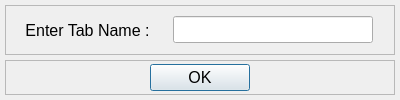
<?xml version="1.0" encoding="UTF-8"?>
<ui version="4.0">
 <class>add_tab_dialog</class>
 <widget class="QDialog" name="add_tab_dialog">
  <property name="windowModality">
   <enum>Qt::ApplicationModal</enum>
  </property>
  <property name="geometry">
   <rect>
    <x>0</x>
    <y>0</y>
    <width>400</width>
    <height>100</height>
   </rect>
  </property>
  <property name="sizePolicy">
   <sizepolicy hsizetype="Fixed" vsizetype="Fixed">
    <horstretch>0</horstretch>
    <verstretch>0</verstretch>
   </sizepolicy>
  </property>
  <property name="minimumSize">
   <size>
    <width>400</width>
    <height>100</height>
   </size>
  </property>
  <property name="maximumSize">
   <size>
    <width>400</width>
    <height>100</height>
   </size>
  </property>
  <property name="font">
   <font>
    <pointsize>12</pointsize>
   </font>
  </property>
  <property name="windowTitle">
   <string>Add Tab</string>
  </property>
  <layout class="QVBoxLayout" name="verticalLayout">
   <property name="spacing">
    <number>5</number>
   </property>
   <property name="leftMargin">
    <number>5</number>
   </property>
   <property name="topMargin">
    <number>5</number>
   </property>
   <property name="rightMargin">
    <number>5</number>
   </property>
   <property name="bottomMargin">
    <number>5</number>
   </property>
   <item>
    <widget class="QFrame" name="frame">
     <property name="frameShape">
      <enum>QFrame::StyledPanel</enum>
     </property>
     <property name="frameShadow">
      <enum>QFrame::Raised</enum>
     </property>
     <layout class="QHBoxLayout" name="horizontalLayout">
      <property name="spacing">
       <number>0</number>
      </property>
      <property name="leftMargin">
       <number>0</number>
      </property>
      <property name="topMargin">
       <number>0</number>
      </property>
      <property name="rightMargin">
       <number>0</number>
      </property>
      <property name="bottomMargin">
       <number>0</number>
      </property>
      <item>
       <widget class="QLabel" name="label">
        <property name="sizePolicy">
         <sizepolicy hsizetype="Maximum" vsizetype="Preferred">
          <horstretch>0</horstretch>
          <verstretch>0</verstretch>
         </sizepolicy>
        </property>
        <property name="text">
         <string>Enter Tab Name : </string>
        </property>
        <property name="alignment">
         <set>Qt::AlignRight|Qt::AlignTrailing|Qt::AlignVCenter</set>
        </property>
       </widget>
      </item>
      <item>
       <widget class="QLineEdit" name="input_tab_name">
        <property name="sizePolicy">
         <sizepolicy hsizetype="Fixed" vsizetype="Fixed">
          <horstretch>0</horstretch>
          <verstretch>0</verstretch>
         </sizepolicy>
        </property>
        <property name="minimumSize">
         <size>
          <width>200</width>
          <height>0</height>
         </size>
        </property>
        <property name="maximumSize">
         <size>
          <width>200</width>
          <height>16777215</height>
         </size>
        </property>
       </widget>
      </item>
     </layout>
    </widget>
   </item>
   <item>
    <widget class="QFrame" name="frame_2">
     <property name="minimumSize">
      <size>
       <width>0</width>
       <height>35</height>
      </size>
     </property>
     <property name="maximumSize">
      <size>
       <width>16777215</width>
       <height>35</height>
      </size>
     </property>
     <property name="frameShape">
      <enum>QFrame::StyledPanel</enum>
     </property>
     <property name="frameShadow">
      <enum>QFrame::Raised</enum>
     </property>
     <layout class="QHBoxLayout" name="horizontalLayout_2">
      <property name="spacing">
       <number>0</number>
      </property>
      <property name="leftMargin">
       <number>0</number>
      </property>
      <property name="topMargin">
       <number>0</number>
      </property>
      <property name="rightMargin">
       <number>0</number>
      </property>
      <property name="bottomMargin">
       <number>0</number>
      </property>
      <item>
       <widget class="QPushButton" name="button_ok">
        <property name="sizePolicy">
         <sizepolicy hsizetype="Fixed" vsizetype="Fixed">
          <horstretch>0</horstretch>
          <verstretch>0</verstretch>
         </sizepolicy>
        </property>
        <property name="minimumSize">
         <size>
          <width>100</width>
          <height>0</height>
         </size>
        </property>
        <property name="maximumSize">
         <size>
          <width>100</width>
          <height>16777215</height>
         </size>
        </property>
        <property name="text">
         <string>OK</string>
        </property>
       </widget>
      </item>
     </layout>
    </widget>
   </item>
  </layout>
 </widget>
 <resources/>
 <connections/>
</ui>
